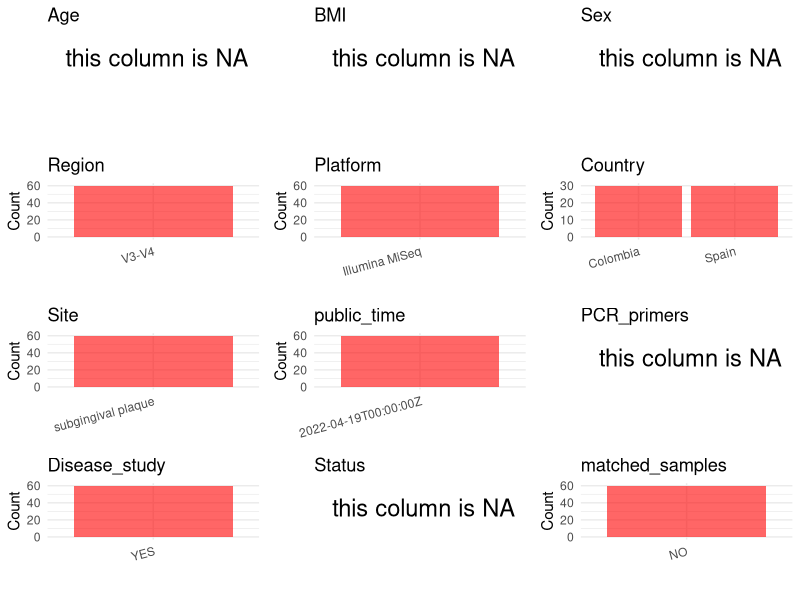

This figure's R source: (Note: this script raises an error after producing the figure.)
## ---- chunk 1
# Load necessary libraries
library(dplyr)
library(ggplot2)
library(cowplot)

# Set working directory (update this path to your local directory)
setwd("D:/studylearning/董彪师兄项目/任务3_20251004/PRJNA828047")

# Read the initial metadata files
initial_meta<-read.csv("SraRunTable.csv",header = T)

# Display the first few rows of the metadata
head(initial_meta)
## ---- chunk 2
# Create a uniform metadata dataframe
metadata <- data.frame(
  BioProject = initial_meta$BioProject,
  Run = initial_meta$Run,
  sample_name = initial_meta$Sample.Name,
  Age = NA,
  BMI = NA,
  Sex= NA,
  Region = "V3-V4",
  Platform = initial_meta$Instrument,
  Country = initial_meta$geo_loc_name_country,
  Site = initial_meta$env_broad_scale,
  public_time = initial_meta$ReleaseDate,
  stringsAsFactors = FALSE
)
## ---- chunk 3
# Add information obtained from the publication
metadata$PCR_primers <- NA_character_  # Update based on the publication
metadata$title <- "Differences in the subgingival microbiome according to stage of periodontitis: A comparison of two geographic regions"
metadata$Disease_study <- "YES"
metadata$Status <- NA_character_

#extract subject id by remove prefix of sample_name
#metadata$sample_name <- gsub("_st|_sal", "", metadata$sample_name)

# Check initial data distribution
cat("Initial sample distribution:\n")
table(metadata$sample_name)
table(metadata$Site)

# Calculate sampling frequency per subject
sample_counts <- table(metadata$sample_name)
cat("\nNumber of samples per subject:\n")
print(sample_counts)

# Create matched_samples column
metadata$matched_samples <- ifelse(metadata$sample_name %in% names(sample_counts[sample_counts >= 2]), "YES", "NO")

cat("\nMatched samples distribution:\n")
table(metadata$matched_samples)

# Identify samples for removal: single samples excluding subgingival plaque
single_samples <- names(sample_counts[sample_counts == 1])
samples_to_remove <- metadata$sample_name %in% single_samples & !(metadata$Site %in% c("subgingival plaque"))

cat("\nNumber of samples to be removed:", sum(samples_to_remove), "\n")

# Remove identified samples
metadata_clean <- metadata[!samples_to_remove, ]

cat("\nFinal sample distribution after cleaning:\n")
table(metadata_clean$sample_name)
table(metadata_clean$Site)
table(metadata_clean$matched_samples)

# Use cleaned dataset for subsequent analysis
metadata <- metadata_clean
## ---- chunk 4
# Check the number of unique runs and sample names
print(paste("Number of unique runs:", length(unique(metadata$Run))))
print(paste("Number of unique sample names:", length(unique(metadata$sample_name))))
## ---- chunk 5
# Select columns for visualization
plot_data <- metadata %>%
  select(-BioProject, -Run, -sample_name, -title)

# Function to create simple plots for each column
create_simple_plots <- function(data) {
  plots <- list()
  
  for (col in colnames(data)) {
    # Check if the column is all NA
    if (all(is.na(data[[col]]))) {
      # Create an empty plot with text indicating all NA
      p <- ggplot() +
        annotate("text", x = 0.5, y = 0.5, label = "this column is NA", size = 6) +
        labs(title = col) +
        theme_void()
    } else if (is.numeric(data[[col]])) {
      # Numeric variable: histogram
      p <- ggplot(data, aes(x = .data[[col]])) +
        geom_histogram(fill = "blue", alpha = 0.6, bins = 20, na.rm = TRUE) +
        labs(title = col) +
        theme_minimal()
    } else {
      # Categorical variable: bar plot (remove NA values)
      count_data <- as.data.frame(table(data[[col]], useNA = "ifany"))
      p <- ggplot(count_data, aes(x = reorder(Var1, -Freq), y = Freq)) +
        geom_col(fill = "red", alpha = 0.6) +
        labs(title = col, x = NULL, y = "Count") +
        theme_minimal() +
        theme(axis.text.x = element_text(angle = 15, hjust = 1))
    }
    plots[[col]] <- p
  }
  
  return(plots)
}

# Generate and arrange plots
plots <- create_simple_plots(plot_data)
p<-plot_grid(plots$Age, 
          plots$BMI, 
          plots$Sex, 
          plots$Region, 
          plots$Platform, 
          plots$Country, 
          plots$Site,
          plots$public_time, 
          plots$PCR_primers,
          plots$Disease_study,
          plots$Status,
          plots$matched_samples,# add 
          ncol = 3, align = "hv", axis = "lb")
ggsave("Metadata_Summary.png", plot = p, width = 8, height = 6, dpi = 150, bg = "white")
## ---- chunk 6
knitr::include_graphics("Metadata_Summary.png")
## ---- chunk 7
# Reorder columns to match the desired format
metadata <- metadata[, c(
  "BioProject", "Run", "sample_name", "Age", "BMI", "Sex", 
  "Region", "Platform", "Country", "Site", "public_time", 
  "PCR_primers", "title", "Disease_study", "Status","matched_samples"
)]

# Export the uniform metadata to a CSV file
write.csv(metadata, file = "metadata.csv", quote = FALSE)
head(metadata)
